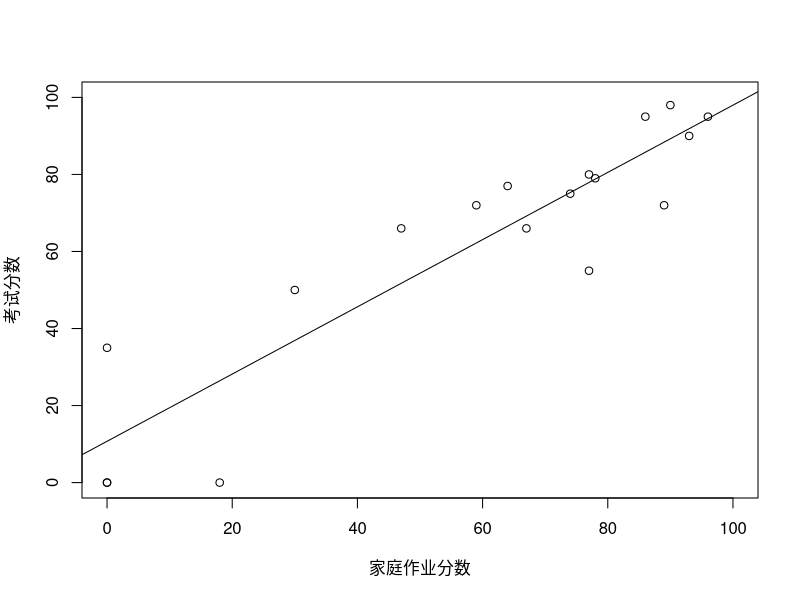
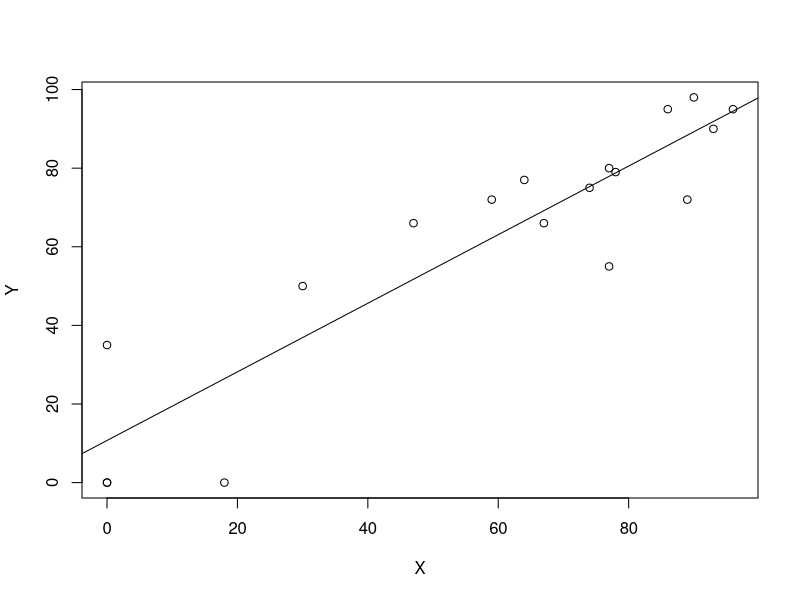
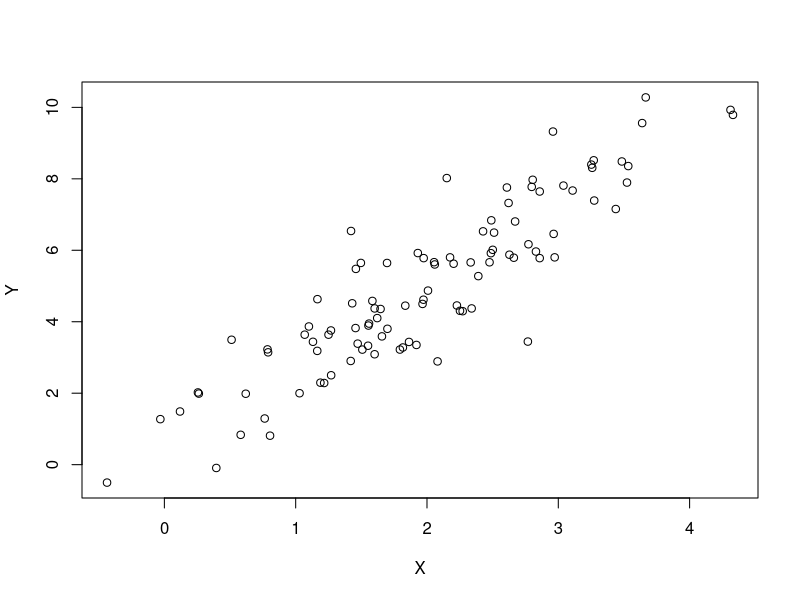
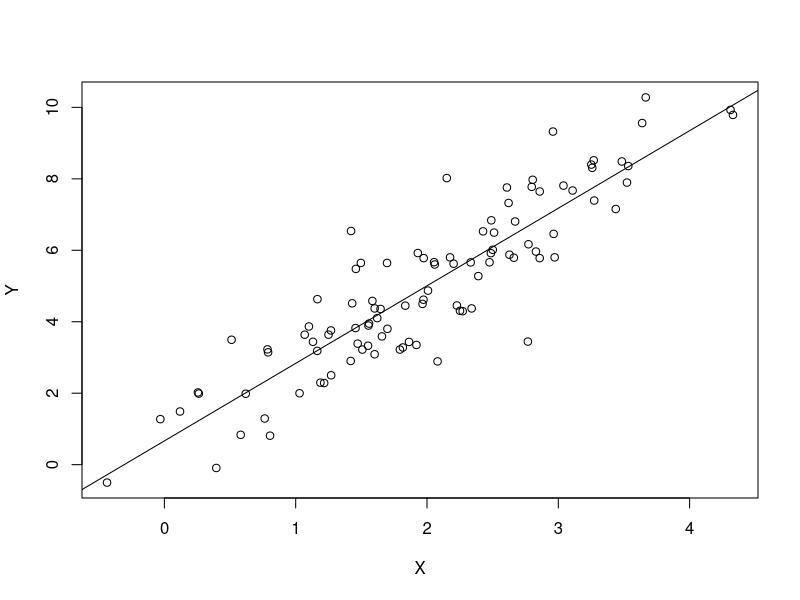
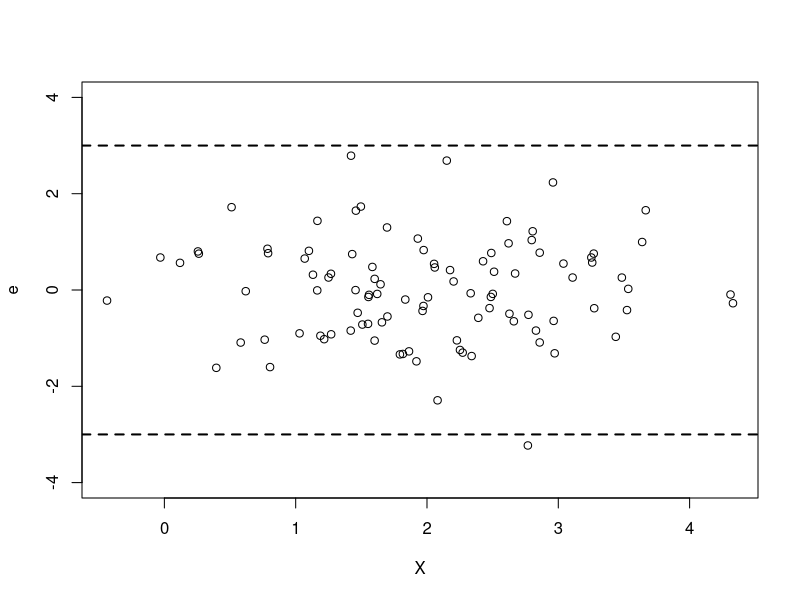

Generate these figures, in order, with R:
## 一元线性回归案例分析

# 成绩案例

## 数据

Y <- c(95,72,35,80,66,50,0,98,72,0,90,55,79,0,75,77,95,66)
X <- c(96,89,0,77,47,30,0,90,59,0,93,77,78,18,74,64,86,67)


## 初步分析
# 做散点图查看数据的分布情况：
plot(X,Y,xlab='家庭作业分数',ylab='考试分数',xlim=c(0,100),ylim=c(0,100))
fit <- lm(Y~X)
abline(fit)

## 拟合一元回归模型

#用R软件内置的函数$lm$来进行一元回归模型的拟合

# 拟合一元回归模型
fit <- lm(Y ~ X) #拟合模型
summary(fit) #模型拟合结果

#模型拟合效果
plot(X, Y)
abline(fit)


## 预测
# 给定变量$X$的新值$x_0=75$得到预测结果

x0 <- 75
beta <- fit$coefficients
# 新值的单值预测
y0 <- cbind(1,x0)%*%beta
n <- length(Y)
Y_hat <- cbind(1,X)%*%beta
Lxx <- sum((X-mean(X))^2)
sigma <- sqrt(1/(n-2)*sum((Y-Y_hat)^2))
h00 <- 1/n+(x0-mean(X))^2/Lxx
# 新值的区间预测
lwr1 <- y0-qt((1-0.05/2),n-2,lower.tail=T)*sqrt(1+h00)*sigma
upr1 <- y0+qt((1-0.05/2),n-2,lower.tail=T)*sqrt(1+h00)*sigma
# 新值平均值的区间预测
lwr2 <- y0-qt((1-0.05/2),n-2,lower.tail=T)*sqrt(h00)*sigma
upr2 <- y0+qt((1-0.05/2),n-2,lower.tail=T)*sqrt(h00)*sigma

# 例 2.1：一元线性回归分析步骤

## 数据生成
# 先在R软件上生成数据。首先确定模型为一元线性回归模型：
set.seed(777)
n <- 100
beta_0 <- 1
beta_1 <- 2
X <- rnorm(n, 2, 1)
epsilon <- rnorm(n, 0, 1)
Y <- beta_0 + beta_1*X + epsilon

## 初步分析

#做散点图查看数据的分布情况：
plot(X, Y)

# 拟合一元回归模型
fit <- lm(Y ~ X) #拟合模型
summary(fit) #模型拟合结果

# 用beta_0, beta_1的显示解进行估计
hat_beta1 <- sum((X-mean(X))*(Y-mean(Y)))/sum((X-mean(X))^2)
hat_beta0 <- mean(Y) - hat_beta1*mean(X)

#模型拟合效果
plot(X, Y)
abline(fit)

## 回归诊断，分析输出结果

#三种显著性检验的关系
summary(fit) #模型拟合结果
r <- cor(Y,X)
sqrt(n-2)*r/sqrt(1-r^2)

# 1. 独立性
library(lmtest)
dwtest(fit) 
# P-value大于0.05，所以不具有自相关性，
# 在正态假设前提下，具有独立性
# 2. 正态性
# Kolmogorov-Smirnov 检验
Y_hat <- cbind(1,X)%*%fit$coef
e <- Y - Y_hat
ks.test(e,rnorm(n,0,1)) #符合标准正态分布
# 3. 残差分析
e <- Y-Y_hat
plot(X,e,ylim=c(-4,4))
abline(h=3, lty = 'dashed', lwd=2)
abline(h=-3, lty = 'dashed', lwd=2)

## 区间估计

# 区间估计
Lxx <- sum((X-mean(X))^2)
sigma <- sqrt(1/(n-2)*sum((Y-Y_hat)^2))
conf.int=function(beta0,beta1,sigma,alpha) {
  t=qt(1-alpha/2,n-2,lower.tail = T)
  beta1_conf <- c(beta1-sigma*t/sqrt(Lxx),
                  beta1+sigma*t/sqrt(Lxx))
  beta0_conf <- c(beta0-sigma*t*sqrt((1/n)+((mean(X)^2)/Lxx)),
                  beta0+sigma*t*sqrt((1/n)+((mean(X)^2)/Lxx)))
  return(list(conf0=beta0_conf,conf1=beta1_conf))
}
conf <- conf.int(hat_beta0,hat_beta1,sigma,0.05)
conf_beta0 <- conf$conf0
conf_beta1 <- conf$conf1

## 预测

# 预测 给定预测新值 x0=4
x0 <- 4
beta <- fit$coefficients
y0 <- cbind(1,x0)%*%beta
n <- length(Y)
Y_hat <- cbind(1,X)%*%beta
Lxx <- sum((X-mean(X))^2)
sigma <- sqrt(1/(n-2)*sum((Y-Y_hat)^2))
h00 <- 1/n+(x0-mean(X))^2/Lxx

# 新值的区间预测
lwr1 <- y0-qt((1-0.05/2),n-2,lower.tail=T)*sqrt(1+h00)*sigma
upr1 <- y0+qt((1-0.05/2),n-2,lower.tail=T)*sqrt(1+h00)*sigma

# 新值平均值的区间预测
lwr2 <- y0-qt((1-0.05/2),n-2,lower.tail=T)*sqrt(h00)*sigma
upr2 <- y0+qt((1-0.05/2),n-2,lower.tail=T)*sqrt(h00)*sigma


# 例 2.2：模拟数据验证估计参数性质

set.seed(7777)
nSimu <- 1000
n <- 1000 #样本量，可改为100、500等
beta0 <- 1
beta1 <- 2

beta_cov <- rep(0, nSimu)
beta_var <- matrix(0, nr = nSimu, nc = 2)
beta_hat <- matrix(0, nr = nSimu, nc = 2)

beta0_conf <- matrix(0, nr = nSimu, nc = 2)
beta1_conf <- matrix(0, nr = nSimu, nc = 2)


for(k in 1:nSimu){
  X   <- rnorm(n, 2, 1) 
  
  Lxx <- sum((X - mean(X))^2)
  eps       <- rnorm(n, 0, 1)
  Y         <- beta0 + beta1 * X + eps
  fit       <- lm(Y ~ X)
  Y_hat     <- cbind(1, X) %*% fit$coef
  sigma_hat <- sqrt(sum((Y - Y_hat)^2)/(n - 2))
  
  # 保存每次的的回归系数估计值
  beta_hat[k, ] <- fit$coef 
  
  # 保存每次的置信区间上下界
  conf           <- conf.int(beta_hat[k, 1], beta_hat[k, 2], sigma_hat, 0.05)
  beta0_conf[k,] <- conf$conf0 
  beta1_conf[k,] <- conf$conf1
  
  # 保存每次估计参数的方差的估计值
  beta_var[k, 1] <- (1/n + mean(X)^2/Lxx) * sigma_hat^2
  beta_var[k, 2] <- sigma_hat^2/Lxx
  beta_cov[k]    <- (-mean(X)/Lxx) * sigma_hat^2
}

# 验证无偏性
if.unbias           <- matrix(0, nr = 2, nc = 2)
if.unbias[1, ]      <- c(beta0, beta1)
if.unbias[2, ]      <- colMeans(beta_hat)
colnames(if.unbias) <- paste0('beta', c(0, 1))
rownames(if.unbias) <- c('true beta', 'mean of beta_hat')
if.unbias

# 验证参数估计的方差接近理论方差
var_compare           <- matrix(0, nr = 3, nc = 2)
var_compare[1, ]      <- apply(beta_hat, 2, var)
var_compare[2, ]      <- colMeans(beta_var)
var_compare[3, ]      <- c((1/n + mean(X)^2/Lxx), 1/Lxx)
colnames(var_compare) <- c('beta0', 'beta1')
rownames(var_compare) <- c('empirical', 'mean', 'theoretical')
var_compare

cover.rate <- c(sum(beta0_conf[,1] < beta0 & beta0 < beta0_conf[,2])/nSimu, 
                sum(beta1_conf[,1] < beta1 & beta1 < beta1_conf[,2])/nSimu)
cover.rate
